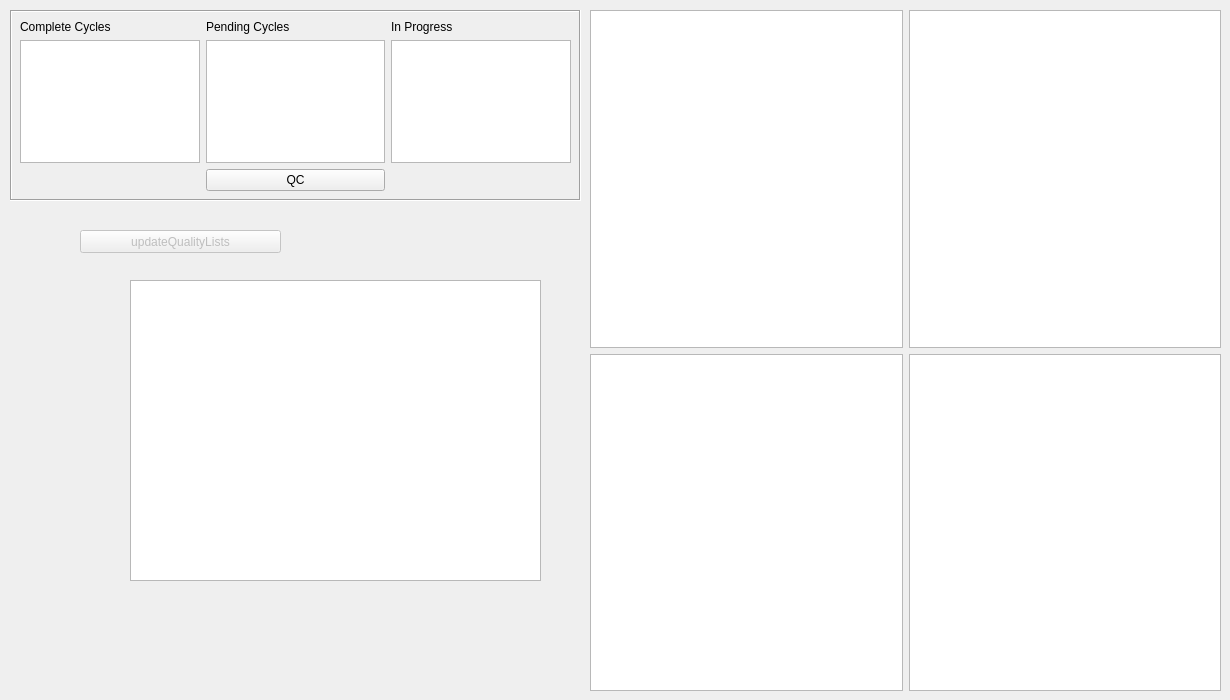
    <widget class="QWidget" name="tab_2">
     <attribute name="title">
      <string>Cycle Quality</string>
     </attribute>
     <widget class="QFrame" name="frame_13">
      <property name="geometry">
       <rect>
        <x>10</x>
        <y>10</y>
        <width>571</width>
        <height>191</height>
       </rect>
      </property>
      <property name="frameShape">
       <enum>QFrame::Box</enum>
      </property>
      <property name="frameShadow">
       <enum>QFrame::Sunken</enum>
      </property>
     </widget>
     <widget class="QPlainTextEdit" name="plainTextEdit">
      <property name="geometry">
       <rect>
        <x>130</x>
        <y>280</y>
        <width>411</width>
        <height>301</height>
       </rect>
      </property>
     </widget>
     <widget class="QPushButton" name="pushButton_4">
      <property name="enabled">
       <bool>false</bool>
      </property>
      <property name="geometry">
       <rect>
        <x>80</x>
        <y>230</y>
        <width>201</width>
        <height>23</height>
       </rect>
      </property>
      <property name="text">
       <string>updateQualityLists</string>
      </property>
     </widget>
     <widget class="QWidget" name="gridLayoutWidget_2">
      <property name="geometry">
       <rect>
        <x>20</x>
        <y>20</y>
        <width>551</width>
        <height>171</height>
       </rect>
      </property>
      <layout class="QGridLayout" name="gridLayout_3">
       <item row="1" column="0">
        <widget class="QListWidget" name="cycleListComplete">
         <property name="statusTip">
          <string>Complete cycles</string>
         </property>
         <property name="selectionMode">
          <enum>QAbstractItemView::SingleSelection</enum>
         </property>
        </widget>
       </item>
       <item row="1" column="1">
        <widget class="QListWidget" name="cycleListPending">
         <property name="statusTip">
          <string>Pending cycles</string>
         </property>
         <property name="selectionMode">
          <enum>QAbstractItemView::ExtendedSelection</enum>
         </property>
        </widget>
       </item>
       <item row="1" column="2">
        <widget class="QListWidget" name="cycleListInProgress">
         <property name="statusTip">
          <string>Cycles in progress</string>
         </property>
        </widget>
       </item>
       <item row="0" column="0">
        <widget class="QLabel" name="label_7">
         <property name="text">
          <string>Complete Cycles</string>
         </property>
        </widget>
       </item>
       <item row="0" column="1">
        <widget class="QLabel" name="label_8">
         <property name="text">
          <string>Pending Cycles</string>
         </property>
        </widget>
       </item>
       <item row="0" column="2">
        <widget class="QLabel" name="label_9">
         <property name="text">
          <string>In Progress</string>
         </property>
        </widget>
       </item>
       <item row="2" column="1">
        <widget class="QPushButton" name="startQC">
         <property name="statusTip">
          <string>Start QC</string>
         </property>
         <property name="text">
          <string>QC</string>
         </property>
        </widget>
       </item>
      </layout>
     </widget>
     <widget class="QWidget" name="gridLayoutWidget_3">
      <property name="geometry">
       <rect>
        <x>590</x>
        <y>10</y>
        <width>631</width>
        <height>681</height>
       </rect>
      </property>
      <layout class="QGridLayout" name="gridLayout_4">
       <item row="0" column="0">
        <widget class="QGraphicsView" name="imageJPanel1">
         <property name="statusTip">
          <string>fchist image</string>
         </property>
        </widget>
       </item>
       <item row="0" column="1">
        <widget class="QGraphicsView" name="imageJPanel2">
         <property name="statusTip">
          <string>fcmap image</string>
         </property>
        </widget>
       </item>
       <item row="1" column="0">
        <widget class="QGraphicsView" name="alignXImageJPanel">
         <property name="statusTip">
          <string>fcregX image</string>
         </property>
        </widget>
       </item>
       <item row="1" column="1">
        <widget class="QGraphicsView" name="alignYImageJPanel">
         <property name="statusTip">
          <string>fcregY image</string>
         </property>
        </widget>
       </item>
      </layout>
     </widget>
    </widget>
